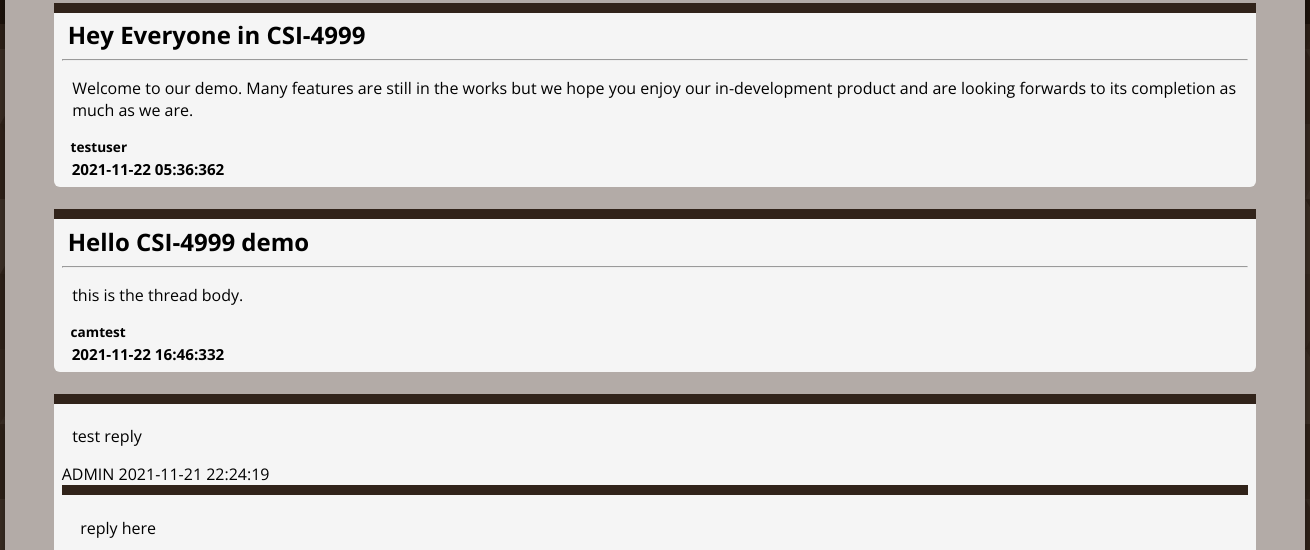
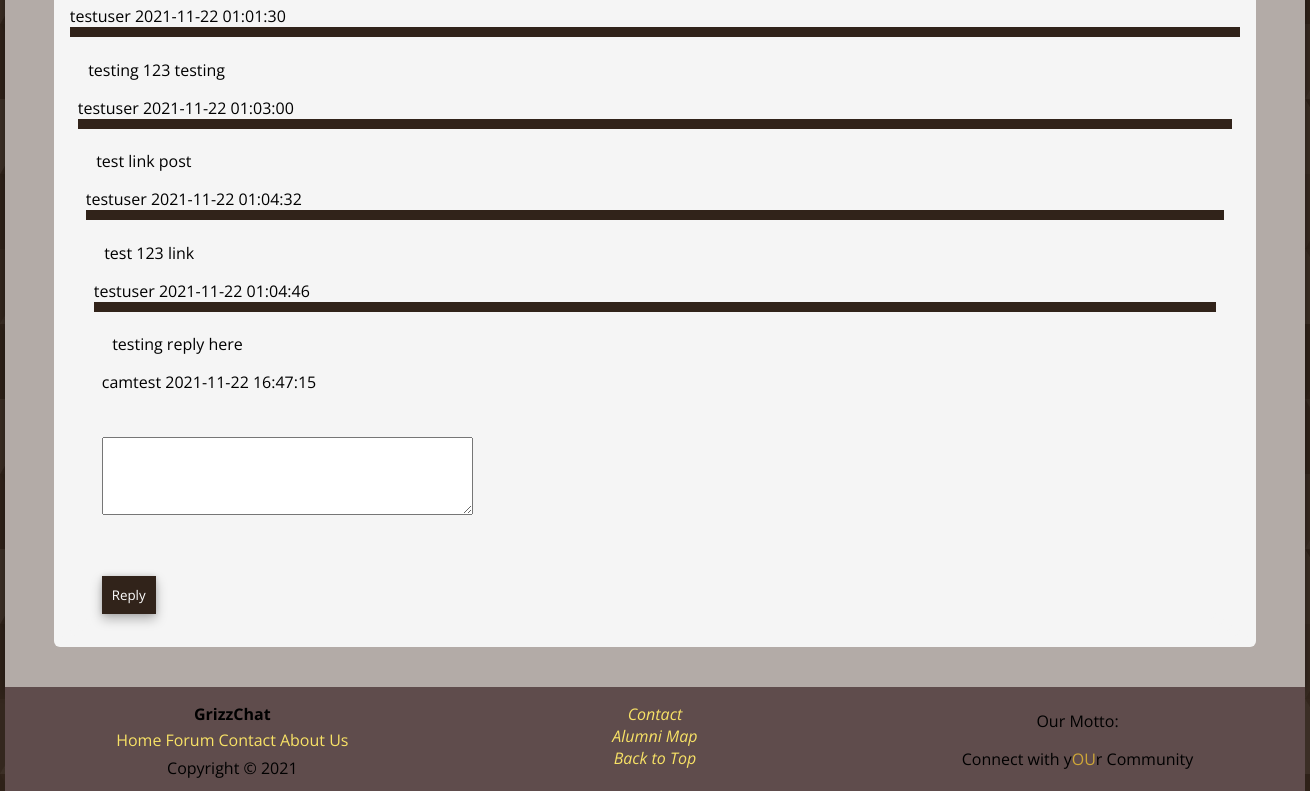
/posts.php (signed in, lower part), run on an earlier commit of the app's database (2 pictures, top to bottom).
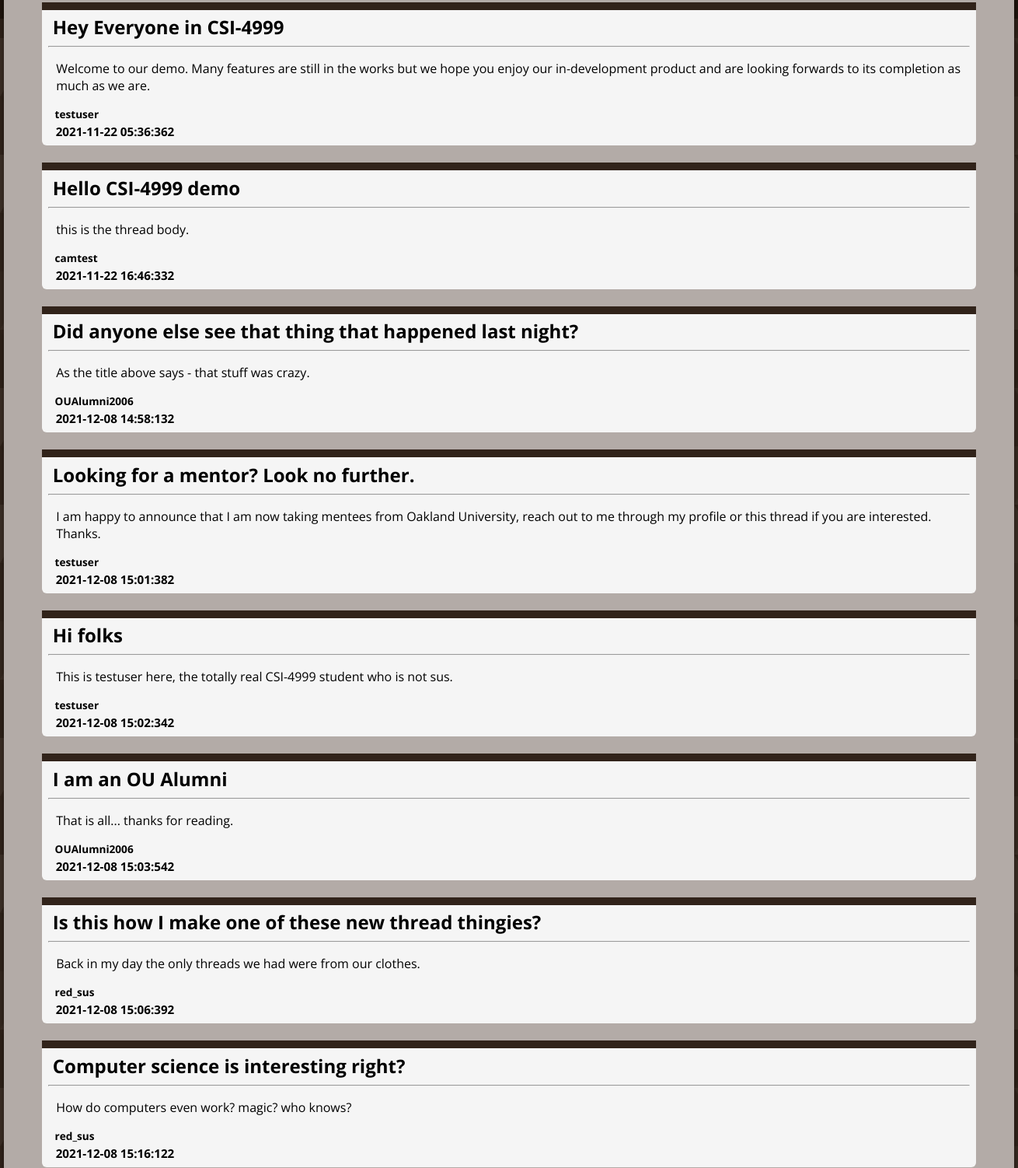
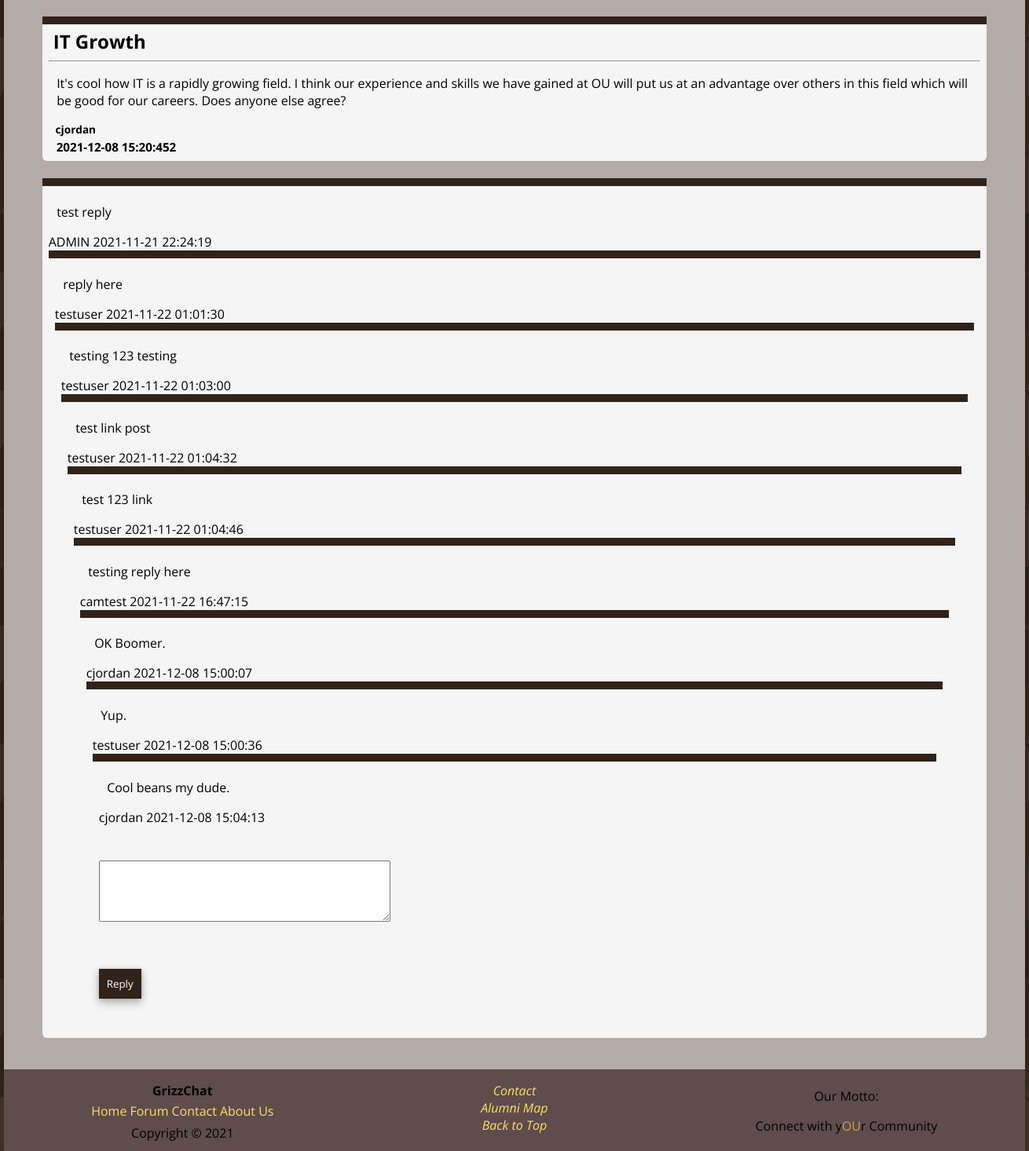
And on a later commit of the database (2 pictures, top to bottom).
### tables this page shows
CREATE TABLE `threads` (
  `User_Info_USER_ID` int(11) NOT NULL,
  `Categories_CATEGORIES_ID` int(11) NOT NULL,
  `THREADS_ID` int(11) NOT NULL,
  `THREAD_TITLE` tinytext NOT NULL,
  `THREAD_CONTENT` text NOT NULL,
  `CREATED` timestamp NOT NULL DEFAULT current_timestamp(),
  `Views` int(11) NOT NULL
);

CREATE TABLE `user_info` (
  `USER_ID` int(11) NOT NULL COMMENT 'Unique User ID.',
  `USER_NAME` tinytext NOT NULL COMMENT 'Username.',
  `PASSWORD` tinytext NOT NULL COMMENT 'Hashed + Salted Password.',
  `FIRST_NAME` tinytext NOT NULL,
  `LAST_NAME` tinytext NOT NULL,
  `EMAIL_ADDRESS` tinytext NOT NULL,
  `CREATED_AT` timestamp NOT NULL DEFAULT current_timestamp(),
  `MAJOR` tinytext NOT NULL,
  `GRADUATION_DATE` tinytext NOT NULL
);

CREATE TABLE `posts` (
  `User_Info_USER_ID` int(11) NOT NULL,
  `Posts_ID` int(11) NOT NULL,
  `CONTENT` text NOT NULL,
  `POST_TIME` timestamp NOT NULL DEFAULT current_timestamp() ON UPDATE current_timestamp(),
  `PARENT_THREAD` int(11) NOT NULL
);

### posts.php (the view, shortened to what this page needs)
<!DOCTYPE html>
<html lang="en">
    <head>
        <link href="Styles/style.css" rel="stylesheet">
    </head>
    <body>
        <?php
            require_once('Includes/page_elements.php');
        ?>
        <section id="page-content">
            <section id="page-container">
                <main>
                    <?php
                        echo "<BR>";
                        $sql = "SELECT * FROM threads
                        INNER JOIN user_info
                        on threads.User_Info_USER_ID = user_info.USER_ID";
                        $sqlPost = "SELECT * FROM posts
                        INNER JOIN user_info
                        on posts.User_Info_USER_ID = user_info.USER_ID";
                        $result = $dbConnection-> query($sql);
                        $resultPost = $dbConnection-> query($sqlPost);
                        if ($result-> num_rows > 0) {
                            while($row = $result->fetch_assoc()) {
                                echo "<div class = 'block-container'>";
                                echo "<div class = 'block-body'><h2>" . $row["THREAD_TITLE"]."</h2><hr>" .$row["THREAD_CONTENT"]. "<p class='post-user'>". $row["USER_NAME"]. "</p> <p class='post-info'>"
                                . $row["CREATED"] . $_SESSION["id"]. "</p>" ;
                                echo "</div>  <br>";
                            }
                            if ($resultPost-> num_rows > 0) {
                                while($row = $resultPost->fetch_assoc()) {
                                    echo "<div class = 'block-body'>" . $row["CONTENT"]. $row["USER_NAME"]. " "
                                    . $row["POST_TIME"];
                                }
                            }
                        echo '<form class = "post" action="Includes/replyAct.php" class="POST" method ="POST">
                        <label for="forumPost"></label>
                        <br>
                        <br>
                        <textarea id="forumPost" name="forumPost" rows="4" cols="50">
                        </textarea>
                        <br><br>
                        <button type="submit" name ="submit" class="thread-reply">Reply</button>
                        </form>';
                        }
                    ?>
                </main>
            </section>
        </section>
    </body>
</html>

What changed in the data, as far as the page shows it:
added threads: THREAD_TITLE "Did anyone else see that thing that happened last night?", THREAD_CONTENT "As the title above says - that stuff was crazy.", User_Info_USER_ID.USER_NAME "OUAlumni2006", CREATED "2021-12-08 14:58:13"
added threads: THREAD_TITLE "Looking for a mentor? Look no further.", THREAD_CONTENT "I am happy to announce that I am now taking mentees from Oakland University, reach out to me through my profile or this thread if you are interested. Thanks.", User_Info_USER_ID.USER_NAME "testuser", CREATED "2021-12-08 15:01:38"
added threads: THREAD_TITLE "Hi folks", THREAD_CONTENT "This is testuser here, the totally real CSI-4999 student who is not sus.", User_Info_USER_ID.USER_NAME "testuser", CREATED "2021-12-08 15:02:34"
added threads: THREAD_TITLE "I am an OU Alumni", THREAD_CONTENT "That is all... thanks for reading.", User_Info_USER_ID.USER_NAME "OUAlumni2006", CREATED "2021-12-08 15:03:54"
added threads: THREAD_TITLE "Is this how I make one of these new thread thingies?", THREAD_CONTENT "Back in my day the only threads we had were from our clothes.", User_Info_USER_ID.USER_NAME "red_sus", CREATED "2021-12-08 15:06:39"
added threads: THREAD_TITLE "Computer science is interesting right?", THREAD_CONTENT "How do computers even work? magic? who knows?", User_Info_USER_ID.USER_NAME "red_sus", CREATED "2021-12-08 15:16:12"
added threads: THREAD_TITLE "IT Growth", THREAD_CONTENT "It's cool how IT is a rapidly growing field. I think our experience and skills we have gained at OU will put us at an advantage over others in this field which will be good for our careers. Does anyone else agree?", User_Info_USER_ID.USER_NAME "cjordan", CREATED "2021-12-08 15:20:45"
added posts: CONTENT "OK Boomer.", User_Info_USER_ID.USER_NAME "cjordan", POST_TIME "2021-12-08 15:00:07"
added posts: CONTENT "Yup.", User_Info_USER_ID.USER_NAME "testuser", POST_TIME "2021-12-08 15:00:36"
added posts: CONTENT "Cool beans my dude.", User_Info_USER_ID.USER_NAME "cjordan", POST_TIME "2021-12-08 15:04:13"
